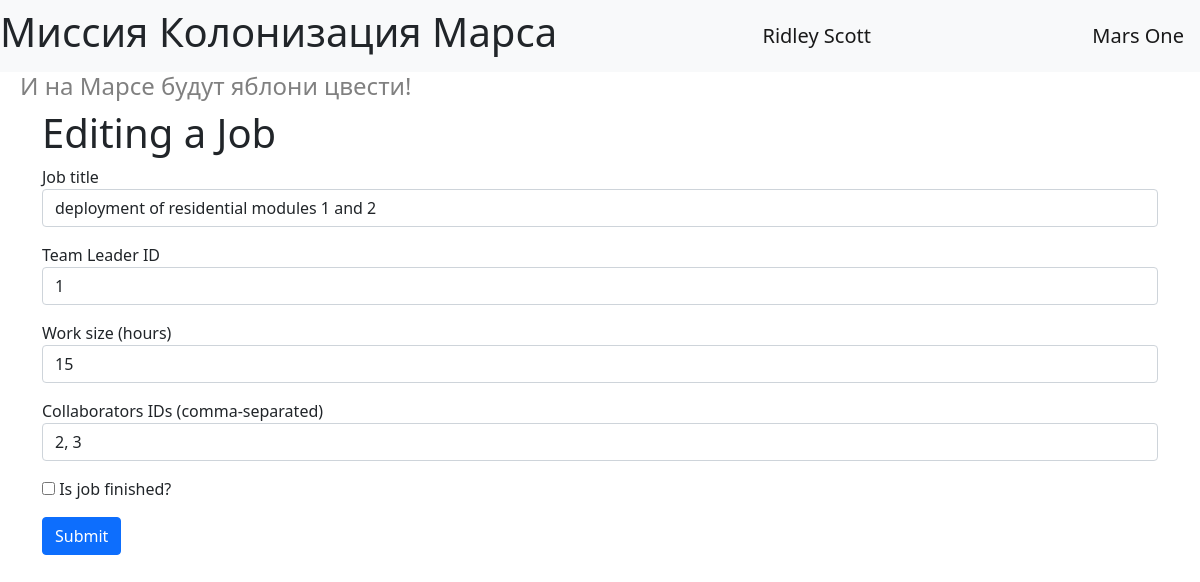
The app's page /edit-job/1 (signed in) with its own data.
### data/models.py (models this page shows, shortened)
class User(SqlAlchemyBase, UserMixin):
    __tablename__ = 'users'
    id = sqlalchemy.Column(sqlalchemy.Integer,
                           primary_key=True, autoincrement=True)
    surname = sqlalchemy.Column(sqlalchemy.String)
    name = sqlalchemy.Column(sqlalchemy.String)
    age = sqlalchemy.Column(sqlalchemy.Integer)
    position = sqlalchemy.Column(sqlalchemy.String)
    speciality = sqlalchemy.Column(sqlalchemy.String)
    address = sqlalchemy.Column(sqlalchemy.String)
    email = sqlalchemy.Column(sqlalchemy.String, unique=True)
    hashed_password = sqlalchemy.Column(sqlalchemy.String, nullable=True)
    modified_date = sqlalchemy.Column(sqlalchemy.DateTime,
                                      default=datetime.datetime.now)

class Jobs(SqlAlchemyBase):
    __tablename__ = 'jobs'
    id = sqlalchemy.Column(sqlalchemy.Integer,
                           primary_key=True, autoincrement=True)
    team_leader = sqlalchemy.Column(sqlalchemy.Integer, sqlalchemy.ForeignKey('users.id'))
    job = sqlalchemy.Column(sqlalchemy.String)
    work_size = sqlalchemy.Column(sqlalchemy.Integer)
    collaborators = sqlalchemy.Column(sqlalchemy.String)
    start_date = sqlalchemy.Column(sqlalchemy.DateTime, default=datetime.datetime.now)
    end_date = sqlalchemy.Column(sqlalchemy.DateTime, default=datetime.datetime.now)
    is_finished = sqlalchemy.Column(sqlalchemy.Boolean)

### main.py (the view, shortened to what this page needs)
@app.route('/edit-job/<int:job_id>', methods=['GET', 'POST'])
@login_required
def edit_job(job_id):
    job = session.query(Jobs).get(job_id)
    if job:
        if current_user.id == 1 or current_user.id == job.team_leader:
            form = AddJobForm(obj=job)
            return render_template('add_job.html', title='Editing a Job', form=form)
        return redirect('/?message=You haven\'t permission for editing others '
                        'jobs!&message_type=danger')
    return redirect(f'/?message=Job with id "{job_id}" not found&message_type=danger')

### forms.py
class AddJobForm(FlaskForm):
    job = StringField('Job title', validators=[DataRequired()])
    team_leader = IntegerField('Team Leader ID', validators=[DataRequired()])
    work_size = IntegerField('Work size (hours)', validators=[DataRequired()])
    collaborators = StringField('Collaborators IDs (comma-separated)',
                                validators=[DataRequired()])
    is_finished = BooleanField('Is job finished?')
    submit = SubmitField('Submit')

### main.py (called while the page is built)
@login_manager.user_loader
def load_user(user_id):
    return session.query(User).get(user_id)

### templates/add_job.html (shortened to what this page needs)
{% extends 'base.html' %}
{% block content %}
    <h1>{{ title }}</h1>
    <form action="" method="post" novalidate>
        {% for field in form if field.name not in ('csrf_token', 'submit', 'is_finished') %}
            <p>
                {{ field.label() }}<br>
                {% set params = {'class': 'form-control', 'type': 'number' if field.name in ('work_size', 'team_leader') else 'text'} %}
                {{ field(**params)}}
            </p>
        {% endfor %}
        <p>{{ form.is_finished() }} {{ form.is_finished.label }}</p>
        <p>{{ form.submit(type="submit", class="btn btn-primary") }}</p>
    </form>
{% endblock %}

### templates/base.html (shortened to what this page needs)
<!DOCTYPE html>
<html lang="en">
    <head>
        <link href="https://cdn.jsdelivr.net/npm/bootstrap@5.0.0-beta2/dist/css/bootstrap.min.css"
              rel="stylesheet"
>
        <link rel="stylesheet" type="text/css" href="{{ url_for('static', filename='css/style.css') }}"/>
    </head>
    <body>
        <header>
            <nav class="navbar navbar-light bg-light">
                <h1>Миссия Колонизация Марса</h1>
                {% if current_user.is_authenticated %}
                    <a class="navbar-brand" href="/logout">{{ current_user.name }} {{ current_user.surname }}</a>
                {% else %}
                <div class="navbar-brand">
                    <a class="btn btn-primary" href="/register">Register</a>
                    <a class="btn btn-success" href="/login">Login</a>
                </div>
                {% endif %}
                <a class="navbar-brand" href="/">Mars One</a>
            </nav>
        </header>
        <h4>И на Марсе будут яблони цвести!</h4>
        <main role="main" class="container">
            {% block content %}{% endblock %}
        </main>
    </body>
</html>

### static/css/style.css (style rules this page uses)
h4 { color: grey; margin-left: 20px; }

### records on screen
User: name "Ridley", surname "Scott"
Jobs: job "deployment of residential modules 1 and 2" "1" "15" "2, 3"

### other values on screen
{{ title }} "Editing a Job"
{{ field.label() }} "Job title" "Team Leader ID" "Work size (hours)" "Collaborators IDs (comma-separated)"
